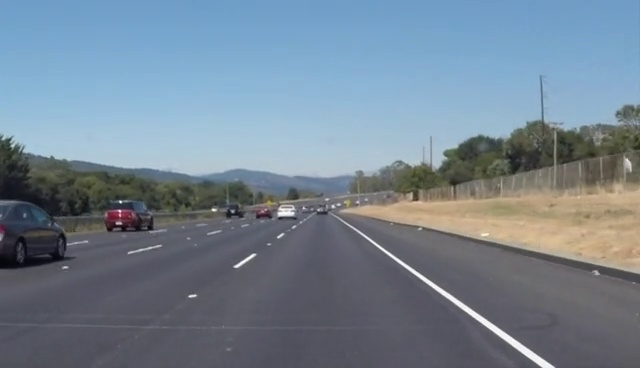
#> input picture LaneDetection/img.jpg, 640 x 368 px
$ jupyter execute traditionaledgedetection.ipynb   (older library calls are emulated)
#> lines starting #> are read from the running program, lines starting #| are printed output that depends on the picture; after the words box and inside, x2 and y2 are one past the last pixel; in counts of white or black regions, pixels touching at a corner belong together
### LaneDetection/Traditional_Lane_Detection.py
"""传统车道检测：去噪 → Canny → 颜色/ROI 筛选 → Hough → 左右直线拟合。

python Traditional_Lane_Detection.py --input img.jpg --debug-dir outputs/steps
python Traditional_Lane_Detection.py --input video.mp4 --output outputs/traditional.mp4
追加 --show 弹出实时预览窗口；视频按 Q/Esc 或关闭窗口可停止，保存已处理部分。
只估计当前车道的两侧直线；弯道、遮挡、逆光是手工规则的局限。
"""
import argparse
from pathlib import Path
from time import perf_counter

import cv2
import numpy as np


def roi_mask(shape, top=.60):
    """归一化梯形 ROI，摄像机位置改变时需要调整比例。"""
    h, w = shape[:2]
    points = np.array([[(int(.08*w), h-1), (int(.44*w), int(top*h)),
                        (int(.56*w), int(top*h)), (int(.95*w), h-1)]], np.int32)
    mask = np.zeros((h, w), np.uint8)
    cv2.fillPoly(mask, points, 255)
    return mask


def fit_lane(segments, h, w, top):
    """按线段长度加权拟合 x=a*y+b，避免竖直线的 dy/dx 不稳定。"""
    if not segments:
        return None
    points, weights = [], []
    for x1, y1, x2, y2 in segments:
        length = np.hypot(x2-x1, y2-y1)
        points.extend([(x1, y1), (x2, y2)])
        weights.extend([length, length])
    points = np.asarray(points, dtype=np.float64)
    design = np.column_stack([points[:, 1], np.ones(len(points))])
    root_weight = np.sqrt(weights)
    a, b = np.linalg.lstsq(design * root_weight[:, None],
                          points[:, 0] * root_weight, rcond=None)[0]
    y_bottom, y_top = h-1, int(top*h)
    xs = [a*y_bottom+b, a*y_top+b]
    if not all(-.1*w <= x <= 1.1*w for x in xs):
        return None
    return (int(np.clip(xs[0], 0, w-1)), y_bottom,
            int(np.clip(xs[1], 0, w-1)), y_top)


def detect_lanes(frame, canny_low=50, canny_high=150, roi_top=.60,
                 use_color=True, close_gaps=False):
    """输入 BGR，返回叠加图、中间结果；无车道时保留原图。"""
    h, w = frame.shape[:2]
    gray = cv2.cvtColor(frame, cv2.COLOR_BGR2GRAY) # 灰度图
    blurred = cv2.GaussianBlur(gray, (5, 5), 0) # 去噪
    edges = cv2.Canny(blurred, canny_low, canny_high) # canny识别边缘
    hls = cv2.cvtColor(frame, cv2.COLOR_BGR2HLS) # HLS颜色空间，H:色调，L:亮度，S:饱和度
    white = cv2.inRange(hls, np.array([0, 180, 0]), np.array([180, 255, 255])) # 白色车道线
    yellow = cv2.inRange(hls, np.array([15, 30, 80]), np.array([40, 255, 255])) # 黄色车道线
    colors = cv2.bitwise_or(white, yellow) # 颜色筛选
    selected = cv2.bitwise_and(edges, colors) if use_color else edges.copy() # 颜色+边缘筛选
    # 闭运算可能连接虚线，也可能连接干扰物；默认关闭，供对比实验。
    if close_gaps:
        selected = cv2.morphologyEx(selected, cv2.MORPH_CLOSE, np.ones((3, 3), np.uint8)) # 形态学 闭运算 用途是连接边缘间的间隙
    roi = roi_mask(frame.shape, roi_top) # ROI掩码
    selected = cv2.bitwise_and(selected, roi) # 只保留 ROI 区域
    lines = cv2.HoughLinesP(selected, 1, np.pi/180, threshold=30,
                            minLineLength=max(15, int(.04*h)), maxLineGap=max(1, int(.05*h))) # 霍夫变换检测直线
    groups = {"left": [], "right": []} # 分组：左车道线、右车道线
    raw = frame.copy()
    if lines is not None:
        # OpenCV 不同版本可能返回 [N,1,4] 或 [N,4]。
        for x1, y1, x2, y2 in lines.reshape(-1, 4): # 遍历检测到的直线
            cv2.line(raw, (x1, y1), (x2, y2), (0, 255, 255), 2)
            if y1 == y2:
                continue
            dx_dy = (x2-x1)/(y2-y1) # 计算斜率
            midpoint = (x1+x2)/2
            if .15 < abs(dx_dy) < 1.5: # 斜率范围，排除竖直线和水平线，避免拟合不稳定。斜率过大或过小的线段可能不是车道线。
                if dx_dy < 0 and midpoint < .55*w:
                    groups["left"].append((x1, y1, x2, y2))
                elif dx_dy > 0 and midpoint > .45*w: # 斜率为正且中点在图像右半部分，认为是右车道线
                    groups["right"].append((x1, y1, x2, y2))
    lane_layer = np.zeros_like(frame)
    fitted = {}
    for side, segments in groups.items(): # 遍历左右车道线分组
        lane = fit_lane(segments, h, w, roi_top)
        fitted[side] = lane
        if lane is not None:
            x1, y1, x2, y2 = lane
            cv2.line(lane_layer, (x1, y1), (x2, y2), (0, 0, 255), max(2, w//160)) # 绘制拟合的车道线，颜色为红色，线宽根据图像宽度自适应
    overlay = cv2.addWeighted(frame, 1, lane_layer, .85, 0) # 将原图和车道线叠加，alpha=0.85，beta=1，gamma=0
    return overlay, {"gray": gray, "blurred": blurred, "colors": colors,
                     "edges": edges, "roi": roi, "selected_edges": selected,
                     "hough_segments": raw, "lanes": fitted}


# [110 lines left out: functions save_image, process_video, main, not called in this run]


# [2 lines that do not run on import are left out]

### LaneDetection/traditionaledgedetection.ipynb
# 从边缘检测到车道分割

学习顺序：梯度算子 → 二阶导数 → Canny → ROI/Hough → CNN → SCNN。
先运行全部单元，再只改一个参数做对比。现有输入是 `img.jpg`；缺失时明确报错。
固定卷积核只提取局部变化，边缘既可能来自车道，也可能来自车、树、阴影。
深度学习用标注学习“哪些像素是车道”，而不是简单把所有边缘当作车道。

[cell 1]
from pathlib import Path
import cv2
import numpy as np
import matplotlib.pyplot as plt

image_path = Path("img.jpg")
bgr = cv2.imread(str(image_path))
#> bgr is the input picture: shape (368, 640, 3); mean B, G, R 145.8, 131.7, 116.3
if bgr is None:
    raise FileNotFoundError(f"无法读取 {image_path.resolve()}，请在项目目录运行 Notebook")
img = cv2.cvtColor(bgr, cv2.COLOR_BGR2GRAY)
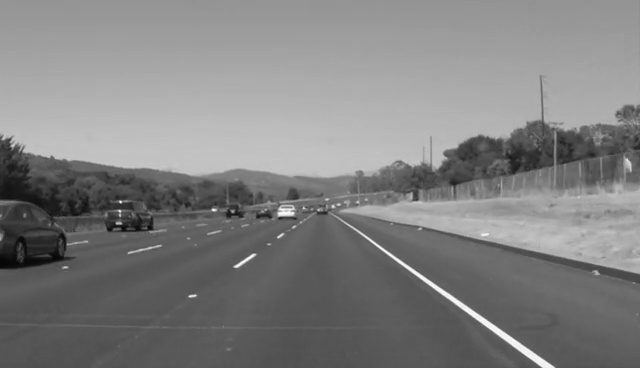
#> img: shape (368, 640); min 1, max 254, mean 128.7

def show_grid(images, columns=3, figsize=(15, 8)):
#> called with columns = 2, figsize = (15, 8)
    rows = (len(images) + columns - 1)//columns
#> rows = 1
    fig, axes = plt.subplots(rows, columns, figsize=figsize, squeeze=False)
    for ax, (title, image) in zip(axes.flat, images.items()):
        ax.imshow(image, cmap="gray" if image.ndim == 2 else None)
        ax.set_title(title)
        ax.axis("off")
#> this loop made 2 passes
#> title on passes 1 to 2: 'RGB input', 'Gray'
    for ax in list(axes.flat)[len(images):]:
        ax.axis("off")
#> this loop made 0 passes
    plt.tight_layout()
    plt.show()

show_grid({"RGB input": cv2.cvtColor(bgr, cv2.COLOR_BGR2RGB), "Gray": img}, columns=2)

# Gradient based edge detection

[cell 2]
# ============================================================
# 1. Roberts 算子（2×2 核，对角线差分）
# Gx = [[1, 0], [0, -1]] * f
# Gy = [[0, 1], [-1, 0]] * f
# G = sqrt(Gx² + Gy²)
# ============================================================
kernel_roberts_x = np.array([[1, 0],
                              [0, -1]], dtype=np.float32)
kernel_roberts_y = np.array([[0, 1],
                              [-1, 0]], dtype=np.float32)

roberts_x = cv2.filter2D(img, cv2.CV_64F, kernel_roberts_x)
roberts_y = cv2.filter2D(img, cv2.CV_64F, kernel_roberts_y)
edge_roberts = np.sqrt(roberts_x**2 + roberts_y**2)
edge_roberts = np.clip(edge_roberts, 0, 255).astype(np.uint8)

# ============================================================
# 2. Prewitt 算子（3×3 核，无中心加权）
# Gx = [[-1, 0, 1], [-1, 0, 1], [-1, 0, 1]] * f
# Gy = [[-1, -1, -1], [0, 0, 0], [1, 1, 1]] * f
# G = sqrt(Gx² + Gy²)
# ============================================================
kernel_prewitt_x = np.array([[-1, 0, 1],
                              [-1, 0, 1],
                              [-1, 0, 1]], dtype=np.float32)
kernel_prewitt_y = np.array([[-1, -1, -1],
                              [ 0,  0,  0],
                              [ 1,  1,  1]], dtype=np.float32)

prewitt_x = cv2.filter2D(img, cv2.CV_64F, kernel_prewitt_x)
prewitt_y = cv2.filter2D(img, cv2.CV_64F, kernel_prewitt_y)
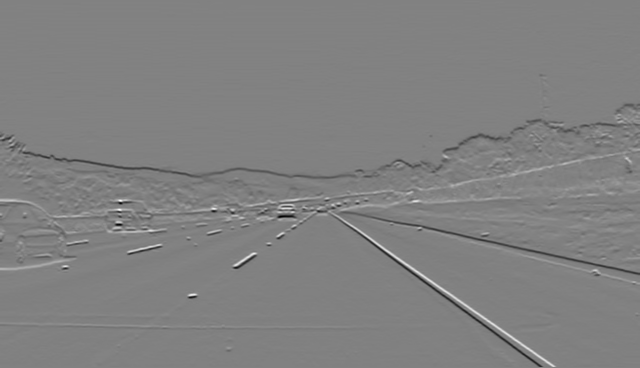
#> prewitt_y: shape (368, 640) float64; min -476, max 463, mean -1; drawn with min black and max white
edge_prewitt = np.sqrt(prewitt_x**2 + prewitt_y**2)
edge_prewitt = np.clip(edge_prewitt, 0, 255).astype(np.uint8)

# ============================================================
# 3. Sobel 算子（3×3 核，有中心加权，抗噪更好）
# Gx = [[-1, 0, 1], [-2, 0, 2], [-1, 0, 1]] * f
# Gy = [[-1, -2, -1], [0, 0, 0], [1, 2, 1]] * f
# G = sqrt(Gx² + Gy²)
# ============================================================
sobel_x = cv2.Sobel(img, cv2.CV_64F, 1, 0, ksize=3)
sobel_y = cv2.Sobel(img, cv2.CV_64F, 0, 1, ksize=3)
edge_sobel = np.sqrt(sobel_x**2 + sobel_y**2)
edge_sobel = np.clip(edge_sobel, 0, 255).astype(np.uint8)
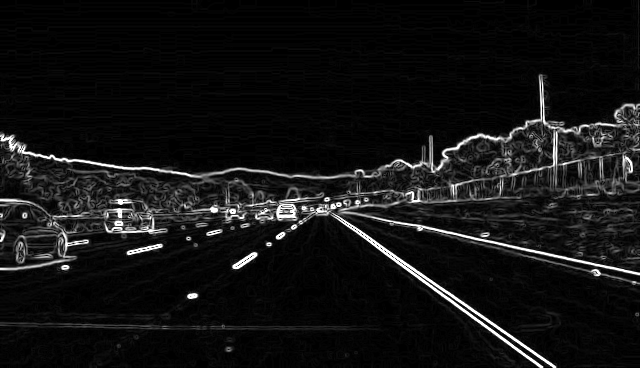
#> edge_sobel: shape (368, 640); min 0, max 255, mean 19.3

# ============================================================
# 显示
# ============================================================
show_grid({"Gray": img, "Roberts (clipped)": edge_roberts,
           "Prewitt (clipped)": edge_prewitt, "Sobel (clipped)": edge_sobel})
#> the loop in show_grid (call 2), `for ax, (title, image) in zip(axes.flat, images.items()):` made 4 passes
#> the loop in show_grid (call 2), `for ax in list(axes.flat)[len(images):]:` made 2 passes

## Scharr 与梯度幅值

Roberts 使用对角差分，Prewitt 使用均匀差分，Sobel 在差分的垂直方向加入平滑权重。
Scharr 的 3×3 权重提高旋转方向上的梯度近似精度，但仍会响应噪声。
求导必须使用有符号浮点数：直接用 uint8 会丢失负梯度。
上面的 clip 适合显示，但会饱和；下面单独归一化只比较形状，不能比较绝对强度。

[cell 3]
scharr_x = cv2.Scharr(img, cv2.CV_64F, 1, 0)
scharr_y = cv2.Scharr(img, cv2.CV_64F, 0, 1)
edge_scharr = cv2.magnitude(scharr_x, scharr_y)

def display_magnitude(values):
    return cv2.normalize(np.abs(values), None, 0, 255, cv2.NORM_MINMAX).astype(np.uint8)

show_grid({"Sobel normalized": display_magnitude(np.hypot(sobel_x, sobel_y)),
           "Scharr normalized": display_magnitude(edge_scharr),
           "Scharr dx": display_magnitude(scharr_x)})

## Laplacian 与 LoG：二阶导数

Laplacian 是二阶导数，正负响应可用于寻找零交叉，通常比一阶导数更敏感于噪声。
LoG（Laplacian of Gaussian）先平滑再求二阶导数。
以下显示绝对响应，不是完整的零交叉边缘检测；负响应不能提前截断。

[cell 4]
laplacian = cv2.Laplacian(img, cv2.CV_64F, ksize=3)
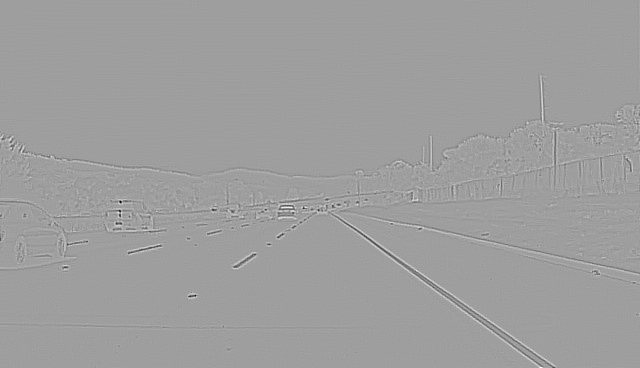
#> laplacian: shape (368, 640) float64; min -846, max 516, mean 0; drawn with min black and max white
smoothed = cv2.GaussianBlur(img, (5, 5), 1.2)
log_response = cv2.Laplacian(smoothed, cv2.CV_64F, ksize=3)
show_grid({"Gray": img, "abs Laplacian": display_magnitude(laplacian),
           "abs LoG": display_magnitude(log_response)})
#> in display_magnitude (call 5), `return cv2.normalize(np.abs(values), None, 0, 255, cv2.NORM_MINMAX).as..`:
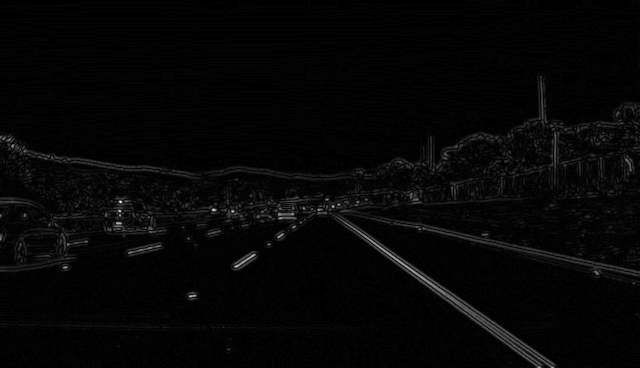
#> returned value: shape (368, 640); min 0, max 255, mean 6

## Canny：从梯度到细边缘

流程：高斯去噪 → 梯度幅值/方向 → 非极大值抑制 → 双阈值 → 滞后连接。
超过高阈值的强边缘保留；低高阈值之间的弱边缘只有与强边缘连通才保留。
`L2gradient=True` 使用欧氏梯度幅值，和默认 L1 幅值的阈值含义不同。
阈值低会保留更多噪声，阈值高会丢失弱车道线；没有适用于所有道路的固定阈值。

[cell 5]
blurred = cv2.GaussianBlur(img, (5, 5), 0)
canny_results = {f"Canny {low}/{high}": cv2.Canny(blurred, low, high, L2gradient=True)
                 for low, high in [(30, 90), (50, 150), (100, 200)]}
#> canny_results = 3 items
show_grid(canny_results)

## 噪声实验：保持同一幅值尺度

给灰度图加入可重复的高斯噪声，对比“直接求梯度”和“先去噪再求梯度”。
观察天空和路面的响应：更强的平滑会减少噪声，也会模糊细车道线。

[cell 6]
rng = np.random.default_rng(42)
noisy = np.clip(img.astype(np.float32)+rng.normal(0, 15, img.shape), 0, 255).astype(np.uint8)
denoised = cv2.GaussianBlur(noisy, (5, 5), 1.2)
noisy_gradient = np.hypot(cv2.Sobel(noisy, cv2.CV_32F, 1, 0), cv2.Sobel(noisy, cv2.CV_32F, 0, 1))
clean_gradient = np.hypot(cv2.Sobel(denoised, cv2.CV_32F, 1, 0), cv2.Sobel(denoised, cv2.CV_32F, 0, 1))
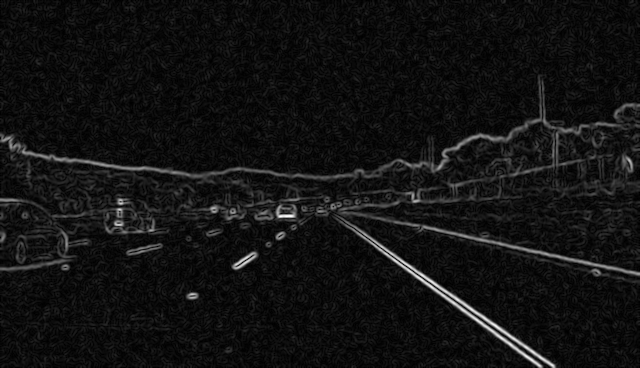
#> clean_gradient: shape (368, 640) float32; min 0, max 386.1, mean 28.1; drawn with min black and max white
show_grid({"Noisy": noisy, "Denoised": denoised,
           "Noisy Sobel clipped": np.clip(noisy_gradient, 0, 255).astype(np.uint8),
           "Denoised Sobel clipped": np.clip(clean_gradient, 0, 255).astype(np.uint8)}, columns=2)

## 把边缘变成车道：ROI、颜色和 Hough

传统方法把“道路在下方、车道为白/黄色、左右线有特定倾斜方向”写成规则。
Hough 把边缘点投票为线段，再用长度加权最小二乘拟合左右两条线。
拟合使用 x=a·y+b；图像坐标 y 向下增大，因此左边界通常 dx/dy<0。
无检测时输出原图，不虚构车道。闭运算可连接间隙，也可能连接无关边缘。

[cell 7]
from Traditional_Lane_Detection import detect_lanes

overlay, steps = detect_lanes(bgr)
#> in detect_lanes, `edges = cv2.Canny(blurred, canny_low, canny_high)`:
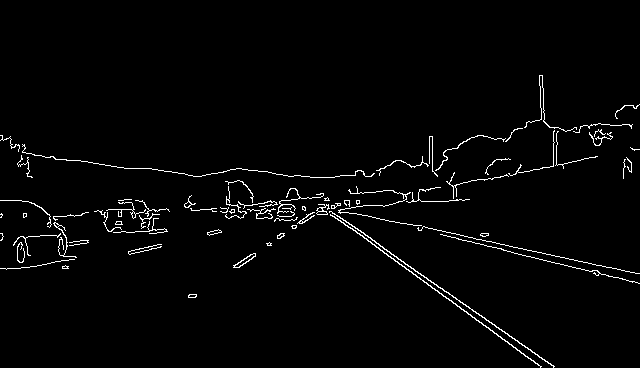
#> edges: shape (368, 640); 2.2% white in thin lines or dots, all inside (x1, y1, x2, y2) = (0, 75, 640, 368)
#> in detect_lanes, `hls = cv2.cvtColor(frame, cv2.COLOR_BGR2HLS)`: hls: shape (368, 640, 3); mean of channels 0, 1, 2 97.8, 131.3, 58.9
#> in detect_lanes, `white = cv2.inRange(hls, np.array([0, 180, 0]), np.array([180, 255, 25..`: white: shape (368, 640); 14.6% white; 104 white regions (91 under 20 px), largest, box (x1, y1, x2, y2) and area: (0, 89, 514, 177) 32158, (343, 221, 555, 368) 1111, (539, 235, 567, 248) 186
#> in detect_lanes, `yellow = cv2.inRange(hls, np.array([15, 30, 80]), np.array([40, 255, 2..`: yellow: shape (368, 640); 2.4% white; 22 white regions (16 under 20 px), largest, box (x1, y1, x2, y2) and area: (364, 205, 640, 263) 4819, (602, 192, 640, 204) 305, (400, 202, 464, 211) 296, (618, 219, 633, 224) 45, (587, 195, 599, 199) 30, (567, 196, 581, 200) 24
#> in detect_lanes, `colors = cv2.bitwise_or(white, yellow)`: colors: shape (368, 640); 16.7% white; 90 white regions (77 under 20 px), largest, box (x1, y1, x2, y2) and area: (0, 89, 514, 177) 32158, (364, 205, 640, 263) 4829, (343, 221, 555, 368) 1111
#> in detect_lanes, `selected = cv2.bitwise_and(edges, colors) if use_color else edges.copy()`: selected: shape (368, 640); 0.16% white in thin lines or dots, all inside (x1, y1, x2, y2) = (10, 136, 630, 368)
#> in roi_mask, `cv2.fillPoly(mask, points, 255)`: mask: shape (368, 640); 20% white; 1 white region, box (x1, y1, x2, y2) and area: (51, 220, 609, 368) 47157
#> in detect_lanes, `selected = cv2.bitwise_and(selected, roi)`:
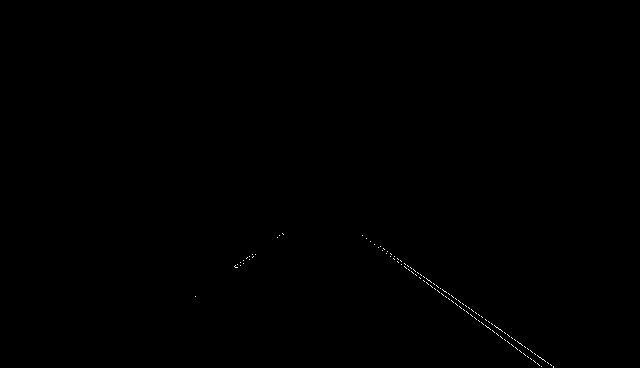
#> selected: shape (368, 640); 0.11% white in thin lines or dots, all inside (x1, y1, x2, y2) = (195, 233, 554, 368)
#> in detect_lanes, `lines = cv2.HoughLinesP(selected, 1, np.pi/180, threshold=30, minLineL..`: lines = [[370, 241, 541, 366], [380, 246, 553, 367]]
#> the loop in detect_lanes, `for x1, y1, x2, y2 in lines.reshape(-1, 4):` made 2 passes
#> (x1, y1, x2, y2, dx_dy, midpoint) on passes 1 to 2: (370, 241, 541, 366, 1.37, 455.5), (380, 246, 553, 367, 1.43, 466.5)
#> after the loop in detect_lanes, `for x1, y1, x2, y2 in lines.reshape(-1, 4):`:
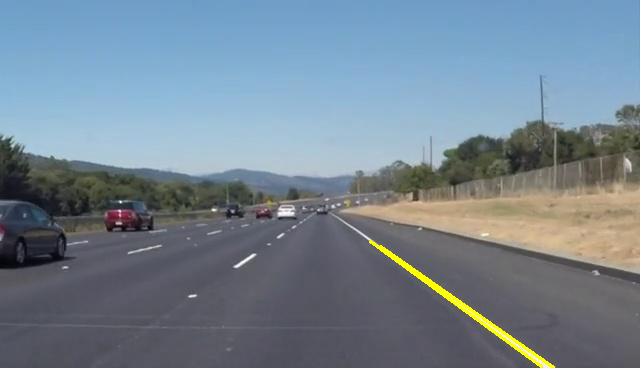
#> raw: shape (368, 640, 3); 0.58% of pixels changed, all inside (x1, y1, x2, y2) = (369, 240, 555, 368)
#> after the loop in detect_lanes, `for side, segments in groups.items():`: fitted = 2 items
#> steps = 8 items
show_grid({"Color mask": steps["colors"], "ROI": steps["roi"],
           "Selected edges": steps["selected_edges"],
           "Hough segments": cv2.cvtColor(steps["hough_segments"], cv2.COLOR_BGR2RGB),
           "Fitted lanes": cv2.cvtColor(overlay, cv2.COLOR_BGR2RGB)})
#> the loop in show_grid (call 7), `for ax, (title, image) in zip(axes.flat, images.items()):` made 5 passes
#> the loop in show_grid (call 7), `for ax in list(axes.flat)[len(images):]:` made 1 pass
#> in show_grid (call 7), `plt.show()`:
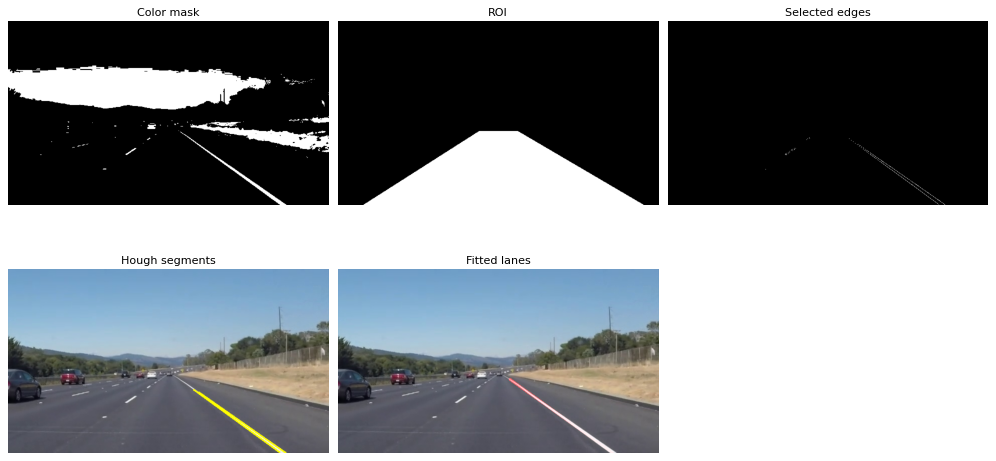
#> figure drawn by matplotlib, 5 panels
print("Fitted endpoints:", steps["lanes"])
#| Fitted endpoints: {'left': None, 'right': (547, 367, 342, 220)}

[cell 8]
without_color, _ = detect_lanes(bgr, use_color=False)
#> the loop in detect_lanes (call 2), `for x1, y1, x2, y2 in lines.reshape(-1, 4):` made 6 passes
#> (x1, y1, x2, y2, dx_dy, midpoint) on passes 1 to 6: (343, 220, 553, 367, 1.43, 448), (339, 220, 540, 366, 1.38, 439.5), (340, 220, 541, 366, 1.38, 440.5), (345, 220, 554, 366, 1.43, 449.5), (238, 267, 305, 220, -1.43, 271.5), (234, 266, 300, 221, -1.47, 267)
with_closing, _ = detect_lanes(bgr, close_gaps=True)
show_grid({"Default": cv2.cvtColor(overlay, cv2.COLOR_BGR2RGB),
           "No color filter": cv2.cvtColor(without_color, cv2.COLOR_BGR2RGB),
           "Closing enabled": cv2.cvtColor(with_closing, cv2.COLOR_BGR2RGB)})
